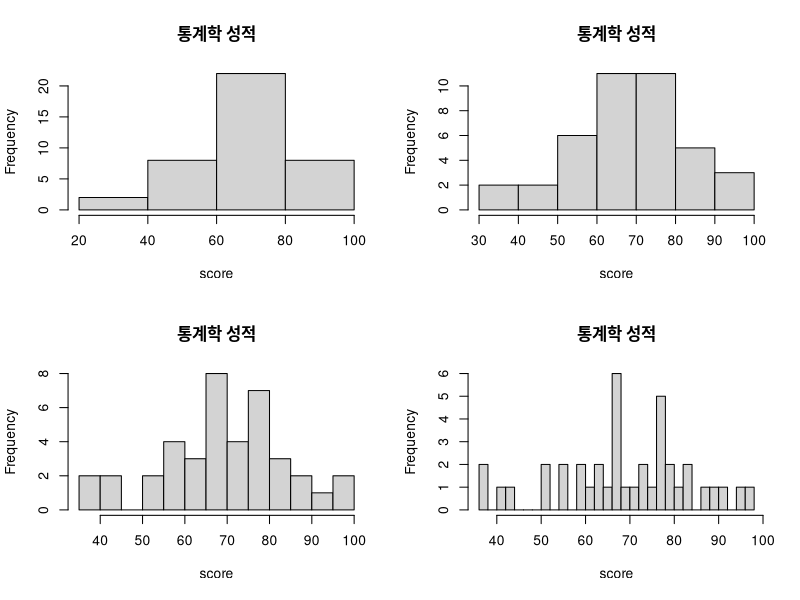
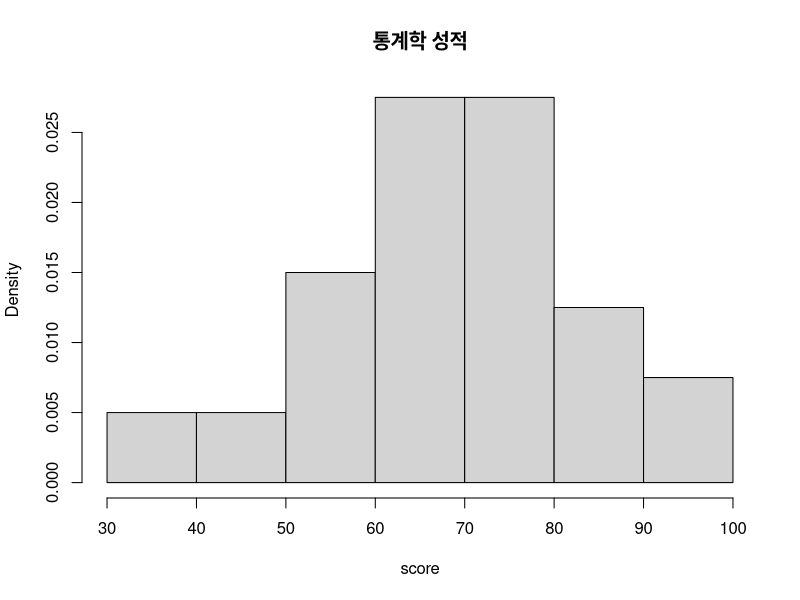
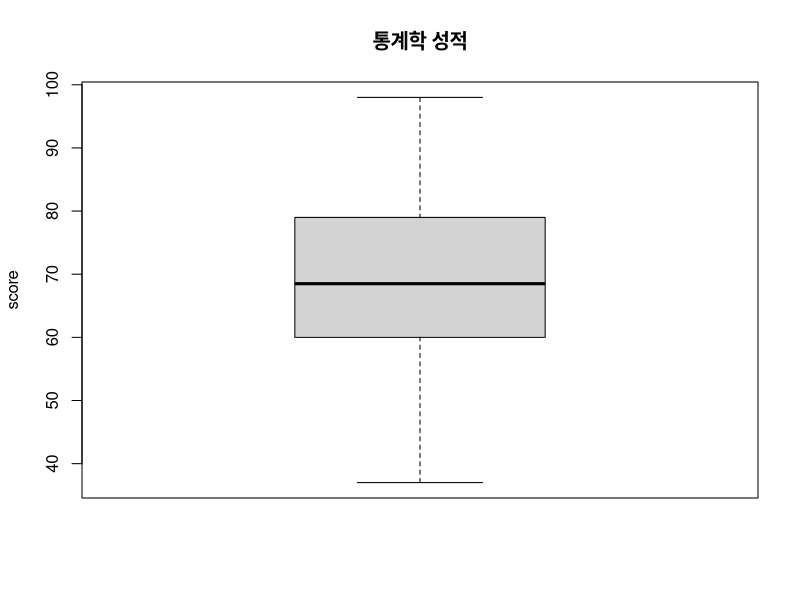
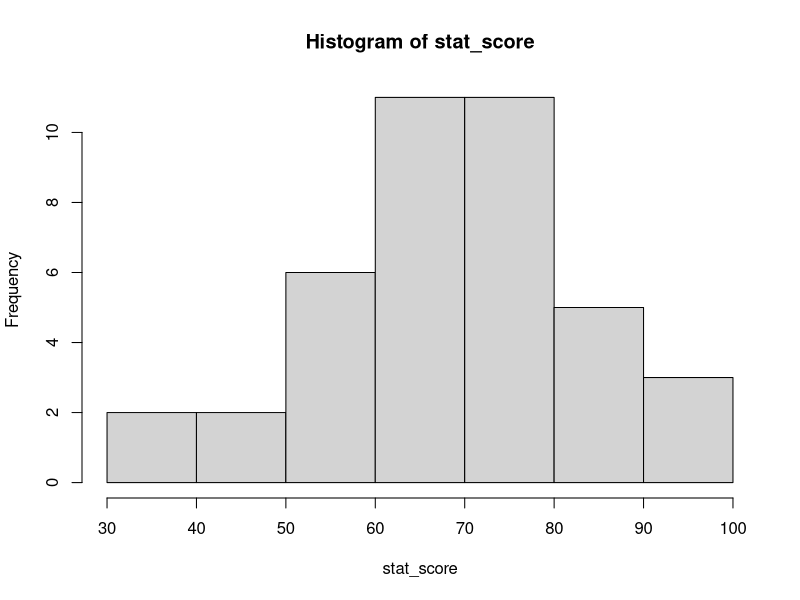

Write the R code that produced these figures, in order.
stat_score <- c(89, 80, 68, 63, 68, 51, 83, 63, 37, 56,
78, 38, 73, 77, 83, 78,72,56,52,61,
67,59,82,68,78,59,87,44,42,66,68,91,96,68,75,80,78,69,98,73)

x11()   #그림을 새로운 창으로 나타냄
par(mfrow = c(2,2))    #그림화면에 2*2(4)개의 그래프를 나타냄
hist(stat_score, breaks=4,main="통계학 성적",xlab="score")  #히스토그램, 계급의 개수(4개)
hist(stat_score,main="통계학 성적",xlab ="score")           #히스토그램, default
hist(stat_score,breaks=15,main="통계학 성적", xlab="score") #히스토그램, 계급의 개수(15개)
hist(stat_score,breaks=30,main="통계학 성적", xlab="score") #히스토그램, 계급의 개수(30개)
x11()
hist(stat_score,prob=T,main="통계학 성적",xlab="score")

#줄기-잎 그림
stem(stat_score)

#상자 그림
x11()
boxplot(stat_score, main="통계학 성적", ylab="score")

#도수분포표
x11()
xh <- hist(stat_score)
str(xh)
#7개의 구간의 경계치(breaks), 구간별 도수(counts), 밀도(density), 중간값(mids)

#결과 정리
xh$breaks
xh$counts
xh$density
xh$mids
(n <- length(stat_score))   #식 전체를 괄호로 묵으면 결과가 출력됨
(xcf <- cumsum(xh$counts))  #구간별 누적도수
(xrf <- xh$counts/n)        #구간별 상대도수(밀도?)
round(xrf,3)
xrcf <- xcf/n
round(xrcf,3)
xclass <- paste0("(",xh$breaks[-7],",",xh$breaks[-1],"]"); xclass   #구간을 벡터로 정리
                                                                    #paste0()함수 사용
                                                                    #한줄에서 여러개의 명령어를 사용할때 ";"로 구분
xtab <- cbind(xh$mids,xh$counts,xcf,xrf,xrcf)   #열별로 묶음
rownames(xtab) <- xclass
colnames(xtab) <- c("대표값","도수","누적도수","상대도수","상대누적도수")   #행과열의 이름지정
print(xtab)